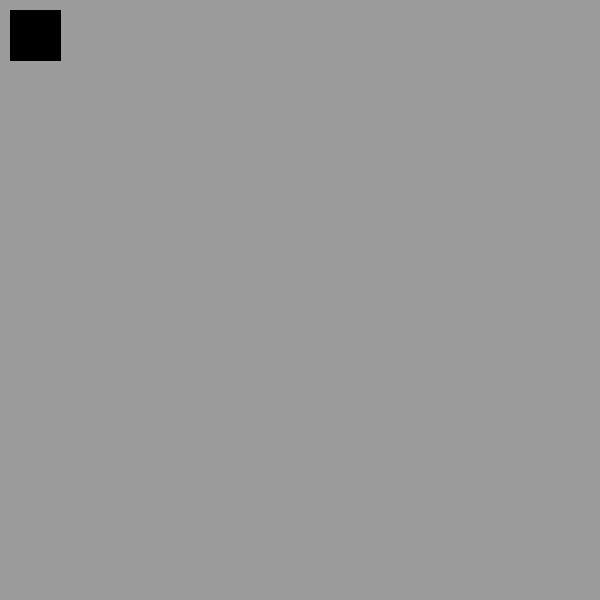
Frame 1 (no input)
Frame 60 (the mouse pressed at the canvas centre just before this capture): identical to frame 1, image omitted
Frame 120 (the mouse held since frame 60 and released just before this capture): identical to frame 1, image omitted

The Processing sketch that drew this single still picture (run headless with seeded random() and noise(); from frame 60 on, the mouse is pressed at the canvas centre):

// Processing sketch: Challenge7MovingBox
// ── Challenge7MovingBox.pde
// Name - Daksh Gulati
// Date - 
// Purpose - moves a square inside the window depending on which arrow key is pressed and turns green if clicked on it.

void setup (){
 size (600, 600);
 background (155);
}

float rectX1 = 10;
float rectY1 = 10;
float rectX2 = 50;
float rectY2 = 50;

void draw (){
  background (155);
  
  // checks which arrow key is pressed and moves the square in that direction
  if (keyPressed == true && (keyCode == RIGHT)){
    rectX1 += 2;
  } else if (keyPressed == true && (keyCode == LEFT)){
    rectX1 -= 2;
  } else if (keyPressed == true && (keyCode == UP)){
    rectY1 -= 2;
  } else if (keyPressed == true && (keyCode == DOWN)){
    rectY1 += 2;
  }
  
  // ensures that the colour of the square turns to green only if pressed on it
  if (mousePressed && mouseX > rectX1 && mouseX < rectX1 + rectX2 - 10 && mouseY > rectY1 && mouseY < rectY1 + rectY2 - 10){
    fill(0,255,0);
  } else{
    fill(0);
  }
  
  // draws the rectangle
  rect (rectX1, rectY1, rectX2, rectY2);
}
